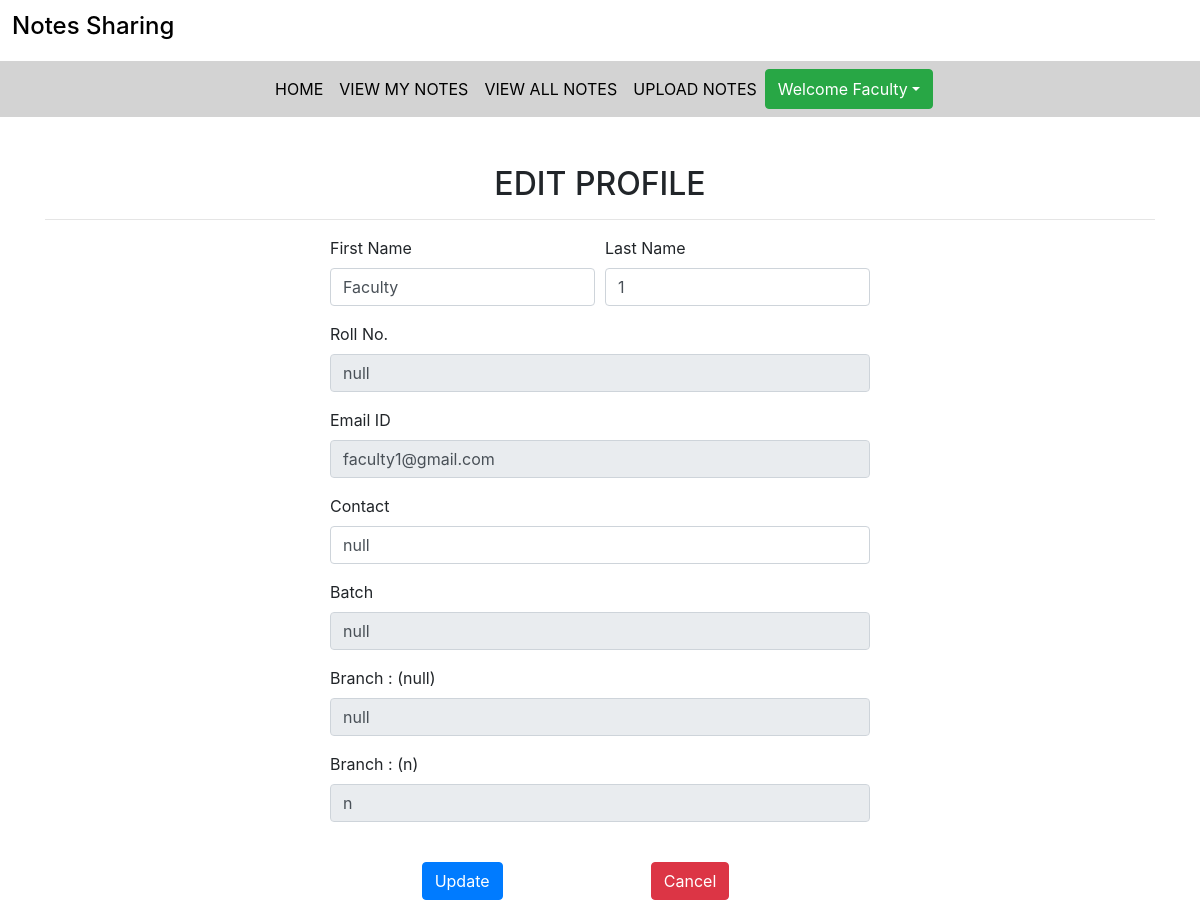
Screenshot of /s_editprofile (signed in) with the database file from the repository.
### notes/models.py (models this page shows, shortened)
class Person(models.Model):
    user=models.OneToOneField(User,on_delete=models.CASCADE)
    rollno=models.CharField(max_length=10,default="null")
    contact=models.CharField(max_length=10,default="null")
    batch=models.CharField(max_length=4,default="null")
    branch=models.CharField(max_length=30,default="null")
    section=models.CharField(max_length=1,default="n")

### notes/views.py (the view, shortened to what this page needs)
# urls.py: path('s_editprofile',s_editprofile,name='s_editprofile'),
def s_editprofile(request):
    if not request.user.is_authenticated:
        return redirect('signin')
    user_obj=User.objects.get(id=request.user.id)
    person_obj=Person.objects.get(user=user_obj)
    error=False
    d={'person_obj':person_obj,'user_obj':user_obj,'error':error}
    return render(request,'s_editprofile.html',d)

### notes/templates/s_editprofile.html (shortened to what this page needs)
{% extends 'student_nav.html' %}
{% load static%}
{% block body %}
<div class="container">
    <h2 class="text-center mt-5">EDIT PROFILE</h2>
    <hr>
    <div class="row">
        <div class="col-sm-3"></div>
        <div class="col-sm-6">
            <form method="post">
                <div class="form-row">
                    <div class="form-group col-sm-6">
                        <label>First Name</label>
                        <input type="text" class="form-control" value="{{person_obj.user.first_name}}" name="firstname">
                    </div>
                    <div class="form-group col-sm-6">
                        <label>Last Name</label>
                        <input type="text" class="form-control" value="{{person_obj.user.last_name}}" name="lastname">
                    </div>
                </div>
                <div class="form-row">
                    <div class="form-group col-md-12">
                        <label>Roll No.</label>
                        <input type="text" class="form-control" value="{{person_obj.rollno}}"  readonly>
                    </div>
                </div>
                <div class="form-row">
                    <div class="form-group col-md-12">
                        <label>Email ID</label>
                        <input type="text" class="form-control" value="{{person_obj.user.username}}" readonly>
                    </div>
                </div>
                <div class="form-row">
                    <div class="form-group col-md-12">
                        <label>Contact</label>
                        <input type="text" class="form-control" value="{{person_obj.contact}}" name="contact">
                    </div>
                </div>
                <div class="form-row">
                    <div class="form-group col-md-12">
                        <label>Batch</label>
                        <input type="text" class="form-control" value="{{person_obj.batch}}" readonly>
                    </div>
                </div>
                <div class="form-row">
                    <div class="form-group col-md-12">
                        <label>Branch : ({{person_obj.branch}})</label>
                        <input type="text" class="form-control" value="{{person_obj.branch}}" readonly>
                    </div>
                </div>
                <div class="form-row">
                    <div class="form-group col-md-12">
                        <label>Branch : ({{person_obj.section}})</label>
                        <input type="text" class="form-control" value="{{person_obj.section}}" readonly>
                    </div>
                </div>
                <div class="form-row">
                    <div class="col-sm-2"></div>
                    <div class=" form-group col-sm-3">
                    <input type="submit" class="btn btn-primary mt-4" value="Update">
                    </div>
                    <div class="col-sm-2"></div>
                    <div class=" form-group col-sm-3">
                    <a class="btn btn-danger mt-4" href="{% url 'student_home' %}" value="Cancel">Cancel</a>
                    </div>
                </div>
            </form>
        </div>
    </div>
</div>
{% endblock %}

### notes/templates/student_nav.html (shortened to what this page needs)
<!DOCTYPE html>
<html lang="en">
<head>
  {% load static %}
  <link rel="stylesheet" href="https://maxcdn.bootstrapcdn.com/bootstrap/4.3.1/css/bootstrap.min.css">
  <link rel="stylesheet" href="https://use.fontawesome.com/releases/v5.6.3/css/all.css">
  <link rel="stylesheet" href="{% static 'css/mystyle.css' %}">
</head>
<body>
  <h4 style="padding: 1%;"><span style="color: black;">Notes Sharing</span></h4>
<nav class="navbar navbar-expand-sm justify-content-center" style="background-color: lightgrey;">
  <ul class="navbar-nav">
    <li class="navbar-item"><a class="nav-link" href="{% url 'student_home' %}">HOME</a></li>
    <li class="navbar-item"><a class="nav-link" href="{% url 's_viewmynotes' %}">VIEW MY NOTES</a></li>
    <li class="navbar-item"><a class="nav-link" href="{% url 's_viewallnotes' %}">VIEW ALL NOTES</a></li>
    <li class="navbar-item"><a class="nav-link" href="{% url 's_uploadnotes' %}">UPLOAD NOTES</a></li>
    <div class="btn-group">
      <button type="button" class="btn btn-success dropdown-toggle" data-toggle="dropdown">Welcome {{request.user.first_name}}</button>
    </div>
  </ul>
</nav>
</body>
</html>
{% block body %}
{% endblock %}

### notes/static/css/mystyle.css (style rules this page uses)
.nav-link { color: black; }

### rows the page displays
Person: firstname "Faculty", lastname "1", rollno "null", user.username "faculty1@gmail.com", contact "null", batch "null", branch "null", section "n"

### other values shown
{{ request.user.first_name }} "Faculty"
